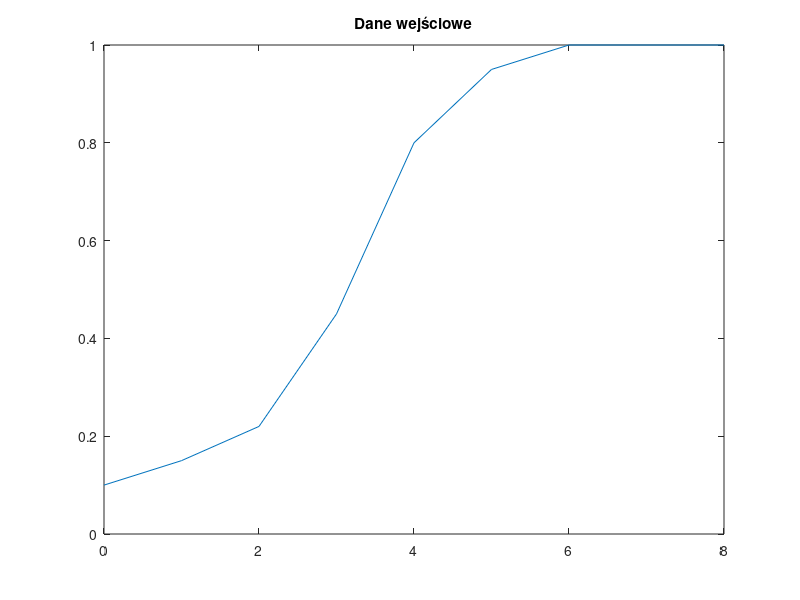
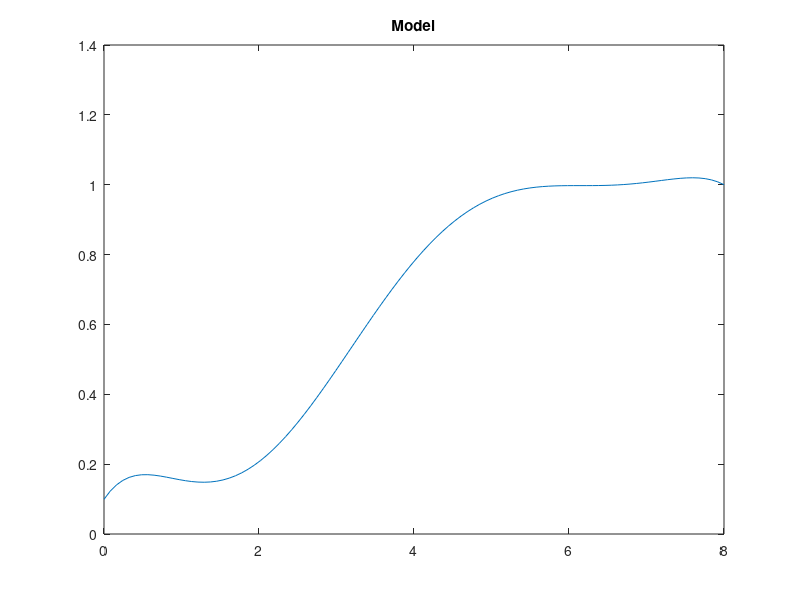

MATLAB code to generate these figures, in order:
X = 4 * [0 0.25 0.5 0.75 1 1.25 1.5 2]';
Y = [0.1 0.15 0.22 0.45 0.80 0.95 1 1]';
figure
plot(X, Y)
title("Dane wejściowe");

M = [ones(size(X, 1), 1) X X.^2 X.^3 X.^4 X.^5 X.^6];

W = M\Y;

x = linspace(0, max(X));
figure
plot(x, W(1) + W(2) * x + W(3) * x.^2 + W(4) * x.^3 + W(5) * x.^4 + W(6) * x.^5 + W(7) * x.^6)
title("Model");